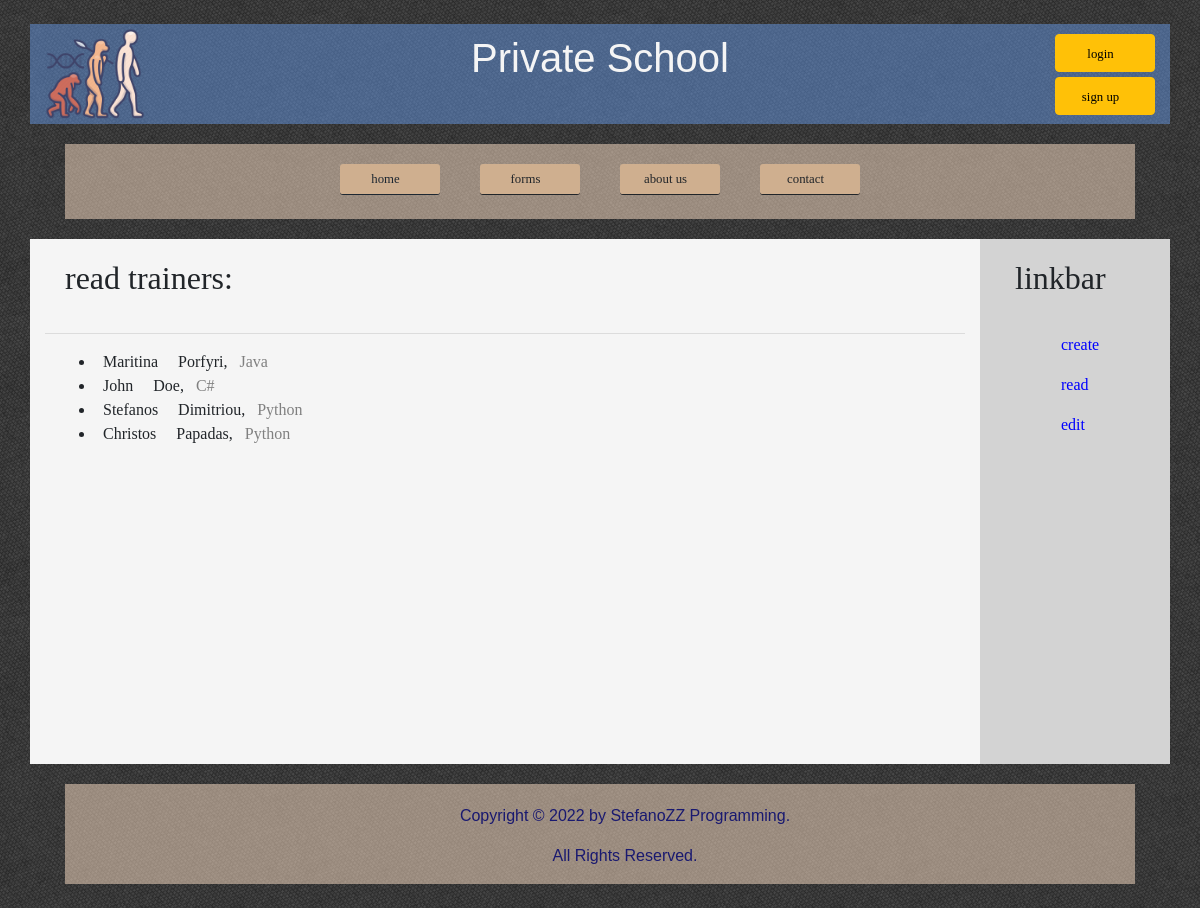
/trainer/read/, run on the app's committed database.
### trainerapp/models.py (models this page shows)
class Trainer(models.Model):
    firstName = models.CharField(max_length=50)
    lastName = models.CharField(max_length=50)
    subject = models.CharField(max_length=50)

### trainerapp/views.py (the view)
# urls.py: path("trainer/read/", views.read, name="read"),
def read(request):
    allTrainers = Trainer.objects.order_by("id")
    context = {"allTrainers": allTrainers}
    return render(request, "trainerapp/read.html", context)

### trainerapp/templates/trainerapp/read.html (shortened to what this page needs)
{% extends "trainerapp/base.html" %}
{% block content %}
    <h2> read trainers: </h2>
    <hr>
    {% if allTrainers %}
        <ul>
            {% for trainer in allTrainers %}
            <li>
                <span class="fname">{{trainer.firstName}}</span>
                <span class="lname">{{trainer.lastName}},</span>
                <span class="subject">{{trainer.subject}}</span>
            </li>
            {% endfor %}
        </ul>
    {% else %}
        <p> no trainers </p>
    {% endif %}
{% endblock %}

### trainerapp/templates/trainerapp/base.html (shortened to what this page needs)
<!DOCTYPE html>
<html lang="en">
<head>
    <link rel="stylesheet" type="text/css" href="https://stackpath.bootstrapcdn.com/bootstrap/4.5.2/css/bootstrap.min.css">
    <link rel="stylesheet" href="https://cdnjs.cloudflare.com/ajax/libs/font-awesome/6.0.0/css/all.min.css" />
    {% load static %}
    <link rel="stylesheet" type="text/css" href="{% static 'trainerapp/css/styles.css' %}">
</head>
<body class="container my-4">
    <header class="row">
        <div class="col-md-4 header_logo">
            <img src="../../static/trainerapp/images/evolution.png" alt="header_logo"/>
        </div>
        <div class="col-md-4 header_text">
            <h1>Private School</h1>
        </div>
        <div class="col-md-4 login_signup">
            {% if user.is_active %}
                <i class="fa-solid fa-user text-success"><a class="text-warning">  {{ request.user.username }}</a></i>
                <button value="button" class="btn btn-light"><a href="/logout/"> logout </a></button>
            {% else %}
                <button value="button" class="btn btn-warning"><a href="/login/"> login </a></button><br>
                <button value="button" class="btn btn-warning"><a href="/signup/"> sign up </a></button>
            {% endif %}
        </div>
    </header>
    <nav class="navbar-expand-lg">
        <ul>
            <li><a href="/">home</a></li>
            <li><a>forms</a>
            </li>
            <li><a>about us</a></li>
            <li><a>contact</a></li>
        </ul>
    </nav>
    <main class="row">
        <section class="content col-md-10">
            {% block content %}{% endblock %}
        </section>
        <aside class="linkbar col-md-2">
            {% block linkbar %}
            <h2> linkbar </h2>
            <ul class="nav flex-column">
                <li class="nav-link"><a class="text-decoration-none" href="/trainer/create/">create</a></li>
                <li class="nav-link"><a class="text-decoration-none" href="/trainer/read/">read</a></li>
                <li class="nav-link"><a class="text-decoration-none" href="/trainer/edit/">edit</a></li>
            </ul>
            {% endblock %}
        </aside>
    </main>
    <footer>
        <p>Copyright &copy; 2022 by StefanoZZ Programming.</p>
        <p>All Rights Reserved.</p>
    </footer>
</body>
</html>

### trainerapp/static/trainerapp/css/styles.css (style rules this page uses)
* { margin: 0; padding: 0; box-sizing: border-box; }
.container { background-image: url(../images/pattern.png); font-family:'Gill Sans', 'Gill Sans MT', Calibri, 'Trebuchet MS', sans-serif; }
header { color: whitesmoke; background-color:rgb(100, 150, 225, 0.5); font-family:'Gill Sans', 'Gill Sans MT', Calibri, 'Trebuchet MS', sans-serif; height: 100px; }
.header_logo img { height: 100px; }
.header_text { text-align: center; font-size: 2em; padding-top: 10px; }
.login_signup { padding-top: 5px; text-align: right; }
nav { background-color:rgb(255, 225, 200, 0.5); text-align: center; margin: 20px; padding: 20px; height: 75px; }
nav ul { list-style: none; display: inline-block; }
nav ul li { width: 100px; margin-right: 20px; margin-left: 20px; float: left; position: relative; }
nav ul li a { text-decoration: none; background-color:rgba(207, 175, 143); color:rgb(30, 40, 50); display: block; line-height: 30px; border-radius: 3px; border-bottom: 0.1px solid; }
main { background-color:whitesmoke; height: 525px; }
.linkbar { background-color:lightgray; }
.linkbar a { color: blue; text-decoration: underline; font-size: 1em; }
.fname, .lname { padding: 0.5em; }
.subject { padding-right: 0.5em; color:gray; }
h2 { font-family: Georgia; font-size:2em; padding: 20px; }
li { font-family: Georgia; margin-left: 50px; }
a { color:black; padding-right:0.7em; font-family:Verdana; font-size:0.8em; }
button { margin-top: 5px; width: 100px; display: block; }
.btn a { display: inline-block; }
p { padding-left: 50px; }
footer { background-color:rgb(255, 225, 200, 0.5); color:midnightblue; height: 100px; margin: 20px; padding: 20px; text-align: center; }

### data on the page
Trainer: firstName "Maritina", lastName "Porfyri", subject "Java"
Trainer: firstName "John", lastName "Doe", subject "C#"
Trainer: firstName "Stefanos", lastName "Dimitriou", subject "Python"
Trainer: firstName "Christos", lastName "Papadas", subject "Python"
